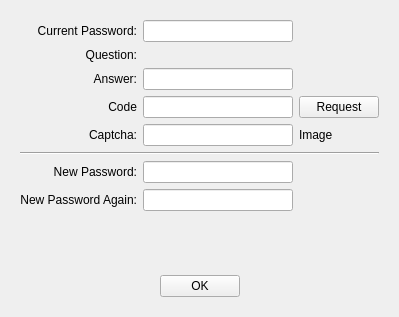
<?xml version="1.0" encoding="UTF-8"?>
<ui version="4.0">
 <class>UpdatePasswordWidgetUI</class>
 <widget class="QWidget" name="UpdatePasswordWidgetUI">
  <property name="geometry">
   <rect>
    <x>0</x>
    <y>0</y>
    <width>459</width>
    <height>339</height>
   </rect>
  </property>
  <property name="windowTitle">
   <string>Update Password</string>
  </property>
  <layout class="QVBoxLayout" name="verticalLayout_2">
   <property name="sizeConstraint">
    <enum>QLayout::SetFixedSize</enum>
   </property>
   <item>
    <widget class="QStackedWidget" name="stackedWidgetMain">
     <property name="currentIndex">
      <number>0</number>
     </property>
     <widget class="QWidget" name="pageVerify">
      <layout class="QGridLayout" name="gridLayout">
       <item row="0" column="0">
        <widget class="QLabel" name="labelOldPassword">
         <property name="text">
          <string>Current Password:</string>
         </property>
         <property name="alignment">
          <set>Qt::AlignRight|Qt::AlignTrailing|Qt::AlignVCenter</set>
         </property>
        </widget>
       </item>
       <item row="0" column="1">
        <widget class="QLineEdit" name="lineEditCurrentPassword">
         <property name="echoMode">
          <enum>QLineEdit::Password</enum>
         </property>
        </widget>
       </item>
       <item row="1" column="0">
        <widget class="QLabel" name="labelQuestion1">
         <property name="text">
          <string>Question:</string>
         </property>
         <property name="alignment">
          <set>Qt::AlignRight|Qt::AlignTrailing|Qt::AlignVCenter</set>
         </property>
        </widget>
       </item>
       <item row="1" column="1">
        <widget class="QLabel" name="labelQuestion">
         <property name="text">
          <string/>
         </property>
        </widget>
       </item>
       <item row="2" column="0">
        <widget class="QLabel" name="labelAnswer">
         <property name="text">
          <string>Answer:</string>
         </property>
         <property name="alignment">
          <set>Qt::AlignRight|Qt::AlignTrailing|Qt::AlignVCenter</set>
         </property>
        </widget>
       </item>
       <item row="2" column="1">
        <widget class="QLineEdit" name="lineEditAnswer"/>
       </item>
       <item row="3" column="0">
        <widget class="QLabel" name="labelCode">
         <property name="text">
          <string>Code</string>
         </property>
         <property name="alignment">
          <set>Qt::AlignRight|Qt::AlignTrailing|Qt::AlignVCenter</set>
         </property>
        </widget>
       </item>
       <item row="3" column="1">
        <widget class="QLineEdit" name="lineEditAuthCode"/>
       </item>
       <item row="3" column="2">
        <widget class="QPushButton" name="pushButtonRequestAuthCode">
         <property name="text">
          <string>Request</string>
         </property>
        </widget>
       </item>
       <item row="4" column="0">
        <widget class="QLabel" name="labelCaptcha">
         <property name="text">
          <string>Captcha:</string>
         </property>
         <property name="alignment">
          <set>Qt::AlignRight|Qt::AlignTrailing|Qt::AlignVCenter</set>
         </property>
        </widget>
       </item>
       <item row="4" column="1">
        <widget class="QLineEdit" name="lineEditCaptcha"/>
       </item>
       <item row="4" column="2">
        <widget class="QLabel" name="labelCaptchaImage">
         <property name="text">
          <string>Image</string>
         </property>
        </widget>
       </item>
       <item row="5" column="0" colspan="3">
        <widget class="Line" name="line">
         <property name="orientation">
          <enum>Qt::Horizontal</enum>
         </property>
        </widget>
       </item>
       <item row="6" column="0">
        <widget class="QLabel" name="label_7">
         <property name="text">
          <string>New Password:</string>
         </property>
         <property name="alignment">
          <set>Qt::AlignRight|Qt::AlignTrailing|Qt::AlignVCenter</set>
         </property>
        </widget>
       </item>
       <item row="6" column="1">
        <widget class="QLineEdit" name="lineEditNewPassword">
         <property name="minimumSize">
          <size>
           <width>150</width>
           <height>0</height>
          </size>
         </property>
         <property name="echoMode">
          <enum>QLineEdit::Password</enum>
         </property>
        </widget>
       </item>
       <item row="7" column="0">
        <widget class="QLabel" name="label_8">
         <property name="text">
          <string>New Password Again:</string>
         </property>
         <property name="alignment">
          <set>Qt::AlignRight|Qt::AlignTrailing|Qt::AlignVCenter</set>
         </property>
        </widget>
       </item>
       <item row="7" column="1">
        <widget class="QLineEdit" name="lineEditNewPasswordAgain">
         <property name="echoMode">
          <enum>QLineEdit::Password</enum>
         </property>
        </widget>
       </item>
      </layout>
     </widget>
     <widget class="QWidget" name="pageInfo">
      <layout class="QVBoxLayout" name="verticalLayout_3">
       <item>
        <widget class="QLabel" name="labelInfo">
         <property name="text">
          <string>...</string>
         </property>
         <property name="alignment">
          <set>Qt::AlignCenter</set>
         </property>
        </widget>
       </item>
      </layout>
     </widget>
    </widget>
   </item>
   <item>
    <spacer name="verticalSpacer">
     <property name="orientation">
      <enum>Qt::Vertical</enum>
     </property>
     <property name="sizeHint" stdset="0">
      <size>
       <width>20</width>
       <height>40</height>
      </size>
     </property>
    </spacer>
   </item>
   <item>
    <widget class="QFrame" name="frameBottom">
     <layout class="QHBoxLayout" name="horizontalLayout_4">
      <item>
       <spacer name="horizontalSpacer">
        <property name="orientation">
         <enum>Qt::Horizontal</enum>
        </property>
        <property name="sizeHint" stdset="0">
         <size>
          <width>138</width>
          <height>20</height>
         </size>
        </property>
       </spacer>
      </item>
      <item>
       <widget class="QPushButton" name="pushButtonOK">
        <property name="text">
         <string>OK</string>
        </property>
       </widget>
      </item>
      <item>
       <spacer name="horizontalSpacer_2">
        <property name="orientation">
         <enum>Qt::Horizontal</enum>
        </property>
        <property name="sizeHint" stdset="0">
         <size>
          <width>137</width>
          <height>20</height>
         </size>
        </property>
       </spacer>
      </item>
     </layout>
    </widget>
   </item>
  </layout>
 </widget>
 <resources/>
 <connections/>
</ui>
